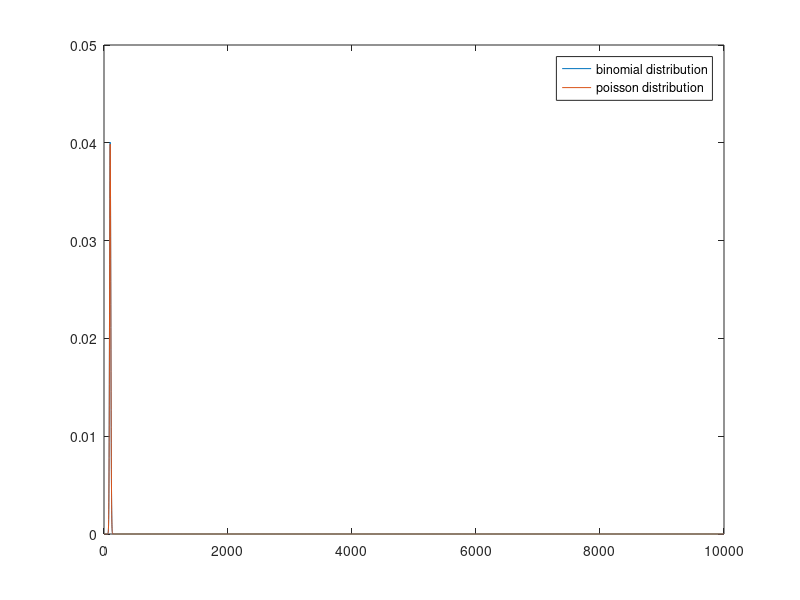
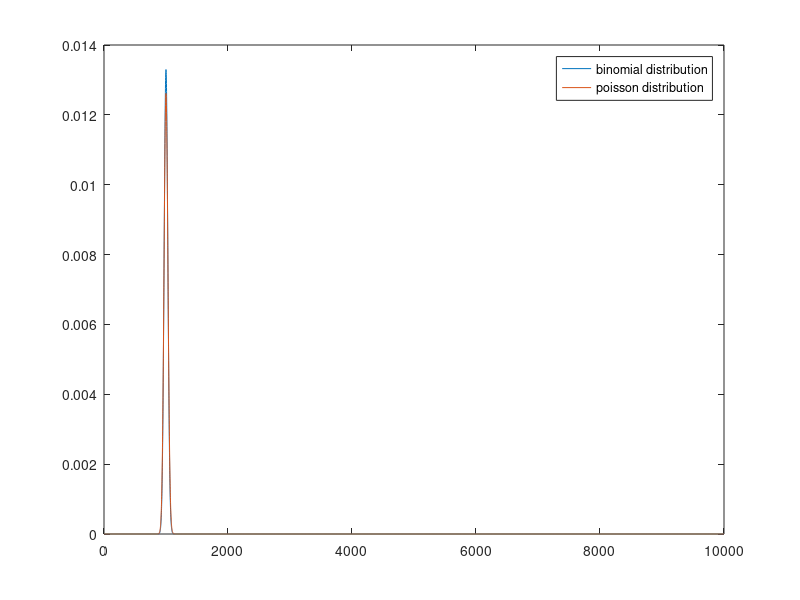
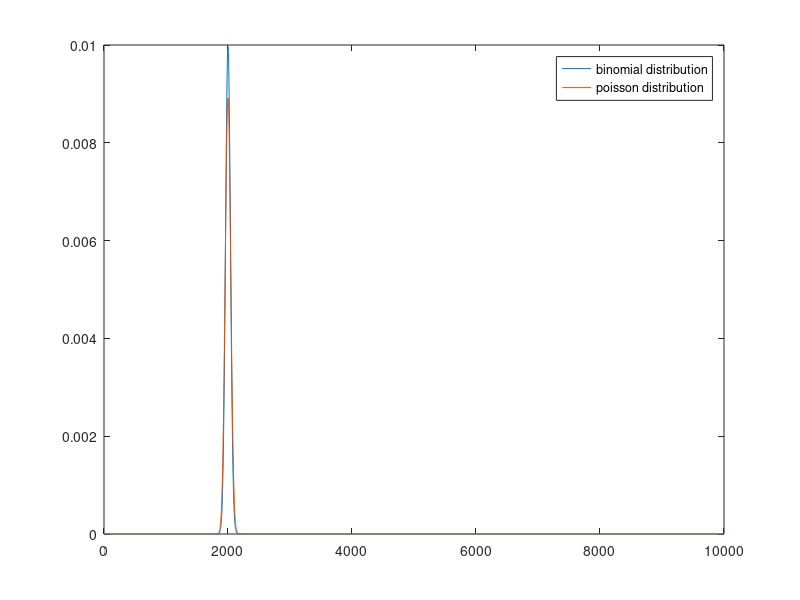
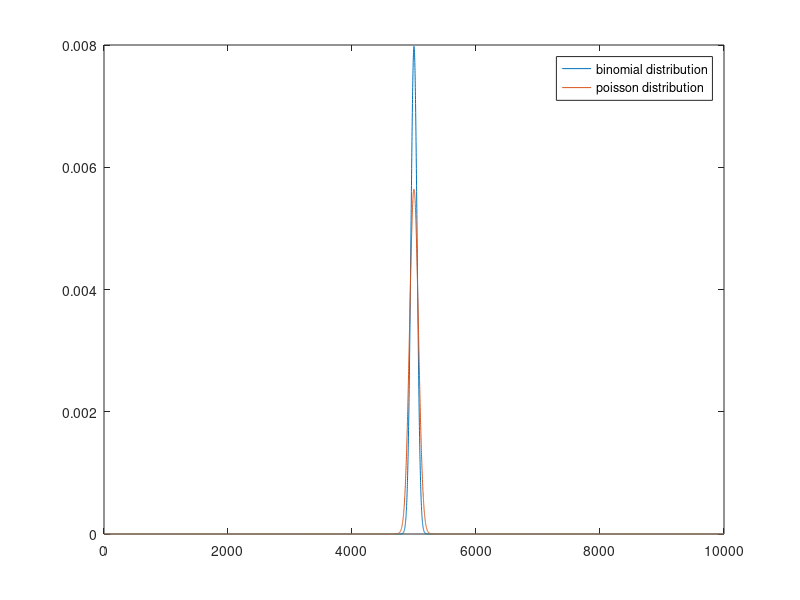

These figures' MATLAB source, in order:
% HW5 1.(e)
clc

figure('name','p = 0.01','NumberTitle','off'); 
x = 0:10000;
y = binopdf(x, 10.^4, 0.01);
plot(x, y);
hold on;
y_1 = poisspdf(x, 100);
plot(x, y_1);
hold off;
legend('binomial distribution', 'poisson distribution');

figure('name','p = 0.1','NumberTitle','off'); 
x1 = 0:10000;
y1 = binopdf(x1, 10.^4, 0.1);
plot(x1, y1);
hold on;
y1_1 = poisspdf(x1, 1000);
plot(x1, y1_1);
hold off;
legend('binomial distribution', 'poisson distribution');

figure('name','p = 0.2','NumberTitle','off'); 
x2 = 0:10000;
y2 = binopdf(x2, 10.^4, 0.2);
plot(x2, y2);
hold on;
y2_1 = poisspdf(x2, 2000);
plot(x2, y2_1);
hold off;
legend('binomial distribution', 'poisson distribution');

figure('name','p = 0.5','NumberTitle','off'); 
x3 = 0:10000;
y3 = binopdf(x3, 10.^4, 0.5);
plot(x3, y3);
hold on;
y3_1 = poisspdf(x3, 5000);
plot(x3, y3_1);
hold off;
legend('binomial distribution', 'poisson distribution');

figure('name','error','NumberTitle','off');
error = zeros(1, 10001);
for i = 1:10001
   error(i) = abs(y_1(i) - y(i)); 
end
plot(x, error);
hold on;
error1 = zeros(1, 10001);
for i = 1:10001
   error1(i) = abs(y1_1(i) - y1(i)); 
end
plot(x1, error1);
error2 = zeros(1, 10001);
for i = 1:10001
   error2(i) = abs(y2_1(i) - y2(i)); 
end
plot(x2, error2);
error3 = zeros(1, 10001);
for i = 1:10001
   error3(i) = abs(y3_1(i) - y3(i)); 
end
plot(x3, error3);
hold off;
legend('p = 0.01', 'p = 0.1', 'p = 0.2', 'p = 0.5');
title('Absolute Error');